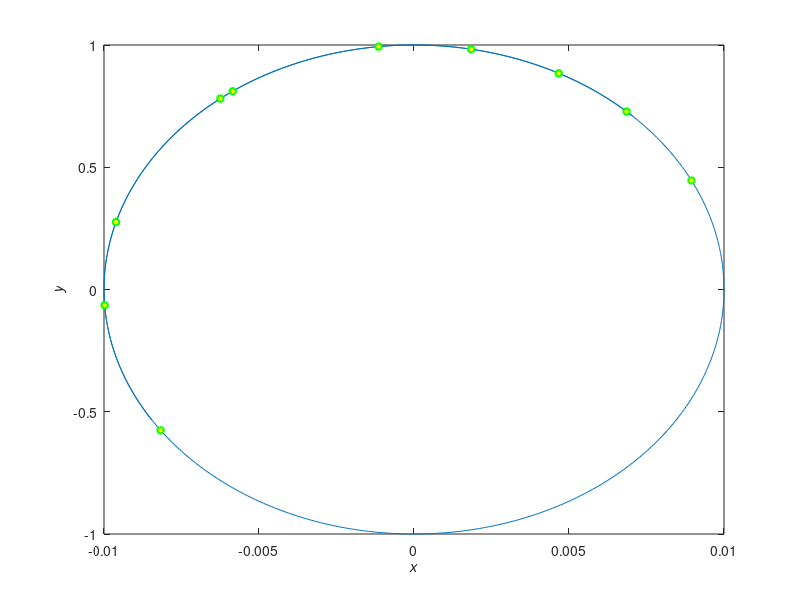
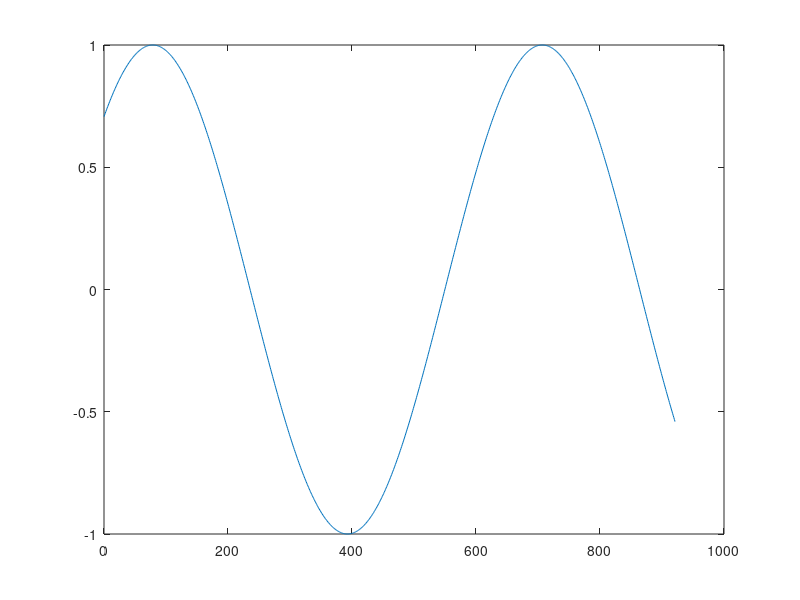

The MATLAB script that drew these images, in order: (Note: this script raises an error after producing the figures.)
%Reconstruct ringtest

close all

A = sin([0.5*pi/2:0.01:10]'); %x value
iA = cos([0.5*pi/2:0.01:10]'); %integral
tspan = 0:1:length(A)-1;

h = 1;
Tmax = 1000;

figure(2);
plot(tspan,A);

tstart = 1;
p = [0.01; 1];

%construct data array
X = [p(1)*iA(tstart:end-1), p(2)*A(tstart:end-1)];

%build attractor
figure(1);
plot(X(:,1),X(:,2));
xh = xlabel('\itx');
yh = ylabel('\ity');
zh = zlabel('\itz');


dX = diff(X,1,1);
X = X(1:end-1,:); %shorten the data array to be equal to the length of dX 

%get uniformly distributed points
N = 10; %data points
M = 2; %dim
[Ns, ~] = size(X);
W = zeros(N,M);
Y = zeros(N,M);

for i = 1:N
    id = ceil(rand*Ns); %number of data point
    W(i,:) = dX(id,:); %dX, target vector
    Y(i,:) = X(id,:); %X
end

%plot points
figure(1); hold on
scatter(Y(:,1),Y(:,2),23,'MarkerEdgeColor','g','MarkerFaceColor','y','LineWidth',1.5);

%reconstruct order ideal
eps = 0.01;
sigma = [0 0; 1 0; 0 1; 2 0; 1 1; 0 2; 3 0 ; 2 1;  1 2;  0 3];
[~, O] = ApproxBM(Y, eps, sigma)

eta = 0.01;
H = cell(1,M);
T = cell(1,M);
%reconstruct each equation
for i = 1:M
    V = W(:,i);
    eps = 0.01;
    [hi,tau] = delMinorTerms(Y,V,O,eta); %get equation and basis
    V0 = EvalPoly(hi,Y,tau); 
    norm(V - V0) %check if norm is appropriate
    
    H{1,i} = hi;
    T{1,i} = tau;
end

[~,y] = ode45(@(t,x)oderecon(H,T,t,x),[0:h:Tmax],X(1,:)); %solve ODE
figure(1);
plot(y(:,1),y(:,2),'.-');

%display equations
prettyABM(H,T)